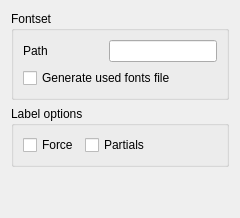
     <widget class="QWidget" name="tabAdvanced">
      <attribute name="title">
       <string>Advanced</string>
      </attribute>
      <layout class="QGridLayout" name="gridLayout_8">
       <item row="1" column="0">
        <widget class="QGroupBox" name="grpOptions">
         <property name="sizePolicy">
          <sizepolicy hsizetype="Expanding" vsizetype="Fixed">
           <horstretch>0</horstretch>
           <verstretch>0</verstretch>
          </sizepolicy>
         </property>
         <property name="title">
          <string>Label options</string>
         </property>
         <layout class="QGridLayout" name="gridLayout_5">
          <item row="0" column="0">
           <widget class="QCheckBox" name="checkBoxForce">
            <property name="toolTip">
             <string>Forces labels on, regardless of collisions. Available only for cached labels.</string>
            </property>
            <property name="text">
             <string>Force</string>
            </property>
           </widget>
          </item>
          <item row="0" column="1">
           <widget class="QCheckBox" name="checkBoxPartials">
            <property name="toolTip">
             <string>Can text run off the edge of the map?</string>
            </property>
            <property name="text">
             <string>Partials</string>
            </property>
           </widget>
          </item>
          <item row="0" column="2">
           <spacer name="horizontalSpacer">
            <property name="orientation">
             <enum>Qt::Horizontal</enum>
            </property>
            <property name="sizeHint" stdset="0">
             <size>
              <width>40</width>
              <height>20</height>
             </size>
            </property>
           </spacer>
          </item>
         </layout>
        </widget>
       </item>
       <item row="2" column="0">
        <spacer name="verticalSpacer">
         <property name="orientation">
          <enum>Qt::Vertical</enum>
         </property>
         <property name="sizeHint" stdset="0">
          <size>
           <width>20</width>
           <height>40</height>
          </size>
         </property>
        </spacer>
       </item>
       <item row="0" column="0">
        <widget class="QGroupBox" name="groupBox_3">
         <property name="sizePolicy">
          <sizepolicy hsizetype="Preferred" vsizetype="Fixed">
           <horstretch>0</horstretch>
           <verstretch>0</verstretch>
          </sizepolicy>
         </property>
         <property name="title">
          <string>Fontset</string>
         </property>
         <layout class="QGridLayout" name="gridLayout_6">
          <item row="0" column="0">
           <widget class="QLabel" name="label6_3">
            <property name="minimumSize">
             <size>
              <width>80</width>
              <height>0</height>
             </size>
            </property>
            <property name="text">
             <string>Path</string>
            </property>
            <property name="buddy">
             <cstring>txtOutputFormatName_2</cstring>
            </property>
           </widget>
          </item>
          <item row="0" column="1">
           <widget class="QLineEdit" name="txtMapFontsetPath">
            <property name="toolTip">
             <string>path</string>
            </property>
            <property name="text">
             <string notr="true"/>
            </property>
           </widget>
          </item>
          <item row="1" column="0" colspan="2">
           <widget class="QCheckBox" name="checkCreateFontFile">
            <property name="toolTip">
             <string>Forces labels on, regardless of collisions. Available only for cached labels.</string>
            </property>
            <property name="text">
             <string>Generate used fonts file</string>
            </property>
           </widget>
          </item>
         </layout>
        </widget>
       </item>
      </layout>
     </widget>
